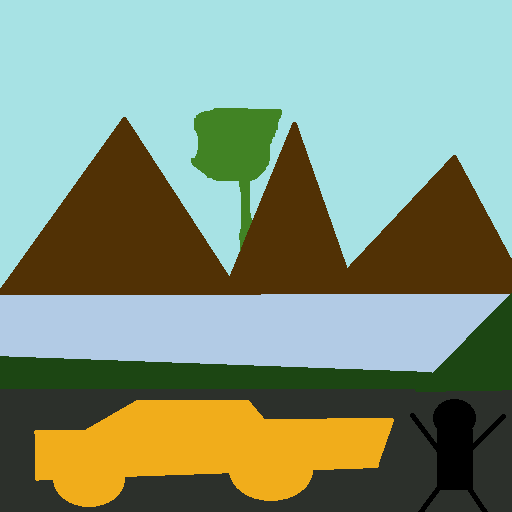
#> input picture paint/ml/color2label/input.png, 512 x 512 px
$ python rgb2dark.py
#> lines starting #> are read from the running program, lines starting #| are printed output that depends on the picture
import os
import numpy as np
import cv2
import math
from PIL import Image
import json

import argparse

parser = argparse.ArgumentParser()
parser.add_argument('--input_path', type=str, default="./input.png", help="Path of the input RGB image to be darkened")
parser.add_argument('--output_path', type=str, default="./output.png", help="Path of the output darkened image")
args = parser.parse_args()
img_path = args.input_path # This is the input RGB image
op_img_path = args.output_path


# Helper methods
def rgb2gray(r, g, b):
    return math.floor(0.299 * r + 0.587 * g + 0.114 * b)
def hex2rgb(hex):
    hex = hex.lstrip('#')
    hlen = len(hex)
    return tuple(int(hex[i:i+hlen//3], 16) for i in range(0, hlen, hlen//3))
def hex2gray(hex):
    return rgb2gray(*hex2rgb(hex))
def rgb2hex(r, g, b):
    letters="A B C D E F".split()
    r1=math.floor(r/16)
    if r1>9:
        r1=letters[r1-10]
    r2=r%16
    if r2>9:
        r2=letters[r2-10]
    g1=math.floor(g/16)
    if g1>9:
        g1=letters[g1-10]
    g2=g%16
    if g2>9:
        g2=letters[g2-10]
    b1=math.floor(b/16)
    if b1>9:
        b1=letters[b1-10]
    b2=b%16
    if b2>9:
        b2=letters[b2-10]
    r1=str(r1)
    r2=str(r2)
    g1=str(g1)
    g2=str(g2)
    b1=str(b1)
    b2=str(b2)
    hex="#"+r1+r2+g1+g2+b1+b2
    return hex

# Choose colors for objects and update the file ./objects_dict.json
#     (It is a JSON/dict with a format visible to your naked eye)
# The following reads the JSON/dict into the variable
f = open("./objects_dict.json")
#> (reads paint/ml/color2label/objects_dict.json from the repository)
objects_dict_string = ""
for line in f:
    objects_dict_string += line.strip()
f.close()
objects_dict = json.loads(objects_dict_string)


# Creating the dict from which we use the rest of the program
#     (We are not having the format of the objects JSON in the file like this to make sure the file is readable)
label2bgr = {}
for object_id in objects_dict:
    color = hex2rgb(objects_dict[object_id]["color"])
    a = [color[2], color[1], color[0]]
    label2bgr[object_id] = a

image = cv2.imread(img_path)
#> image is the input picture: shape (512, 512, 3); mean B, G, R 124.5, 148, 130.8

for label in label2bgr:
    image[np.all(image == label2bgr[label], axis=-1)] = np.array([label]*3)
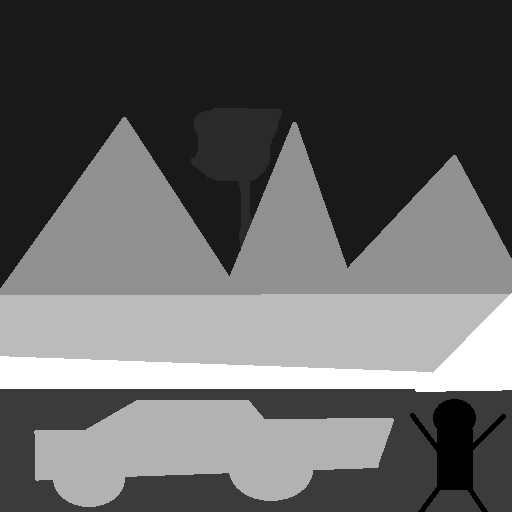
#> image: shape (512, 512, 3); min 0, max 30, mean 11.8; drawn with min black and max white

cv2.imwrite(op_img_path,image)
